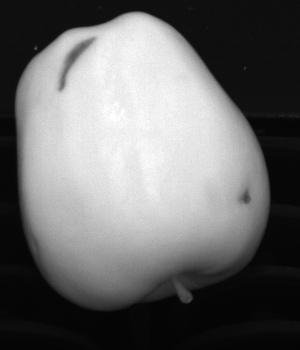
#> input picture fruit-inspection-images/first task/C0_000001.png, 300 x 350 px
$ python -i cv_functions.py   (imports and definitions only)
#> lines starting #> are read from the running program, lines starting #| are printed output that depends on the picture; after the words box and inside, x2 and y2 are one past the last pixel; in counts of white or black regions, pixels touching at a corner belong together

import cv2
import numpy as np
from scipy.spatial.distance import mahalanobis, euclidean
import matplotlib.pyplot as plt


#Function used to plot the gray scale level of the input images
# [30 lines left out: functions plot_hists, show_fruit, not called in this run]

#This function threshold the given images and return a list of binary masks (one for each input images)
def thresholding(img, th=-1, filter_val = None):
    """
    USAGE
    input_imgs: list of input images
    th: threshold value, pass an integer>=0 to use the binary thresholding with th as threshold value,
        pass -1 to use asaptive thresholding,
        pass -2 to use Otsu's algorithm
    filter_val: pass an integer to appy a bilateral filter with this size for the neighborhood
    """
    thresholded_imgs = np.zeros_like(img)
    if filter_val is not None:
        img = cv2.bilateralFilter(img, filter_val,80,80).astype(np.uint8)
    if th == -1:
        thresholded_imgs = cv2.adaptiveThreshold(img, 1, cv2.ADAPTIVE_THRESH_MEAN_C, cv2.THRESH_BINARY, 11, 8)
    elif th == -2:
        _, m =  cv2.threshold(img, th, 1, cv2.THRESH_BINARY + cv2.THRESH_OTSU)
        thresholded_imgs = m
    else:
        _, m =  cv2.threshold(img, th, 1, cv2.THRESH_BINARY)
        thresholded_imgs = m

    return thresholded_imgs

#Apply the flood fill algorith and return a binary mask containing all the identified holes
# [6 lines left out: function apply_flood_fil, not called in this run]

#Using a bit-wise or, this function
# merges the mask identified by the flood fill algorithm with the one identified by the thresholding
def get_complete_shape(shapes, thresholded_imgs):
    return [t_img | shapes[i] for i, t_img in enumerate(thresholded_imgs)]

#using a binary mask cut a nir or a colored image from the background simply doing a multiplication
#between the mask and the image
def cut_background(img, binary_mask, flag='nir'):
    if flag=='nir': return img * binary_mask
    elif flag=='rgb': return img * np.repeat(binary_mask[:,:,np.newaxis],3,axis=2)


# [134 lines left out: functions get_new_color_space, get_mean_cov, isolate_defect, get_defects, get_russet_mask, get_edges and 2 more, not called in this run]

>>> import cv2
>>> picture = cv2.imread('fruit-inspection-images/first task/C0_000001.png', cv2.IMREAD_GRAYSCALE)
#> picture is the input picture: shape (350, 300); min 3, max 255, mean 106.4
>>> result = thresholding(picture)
#> in thresholding, `thresholded_imgs = cv2.adaptiveThreshold(img, 1, cv2.ADAPTIVE_THRESH_M..`:
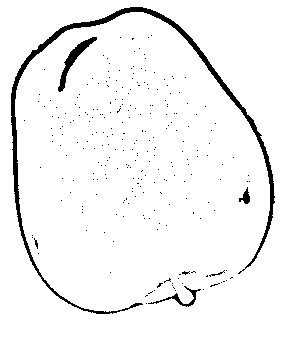
#> thresholded_imgs: shape (350, 300); values 0 (black) and 1 (white), 95.9% white; 255 black regions (249 under 20 px), largest, box (x1, y1, x2, y2) and area: (11, 7, 275, 314) 3201, (58, 37, 97, 92) 436, (148, 286, 201, 307) 187, (239, 187, 250, 204) 91, (209, 270, 225, 277) 25, (34, 238, 38, 249) 20

$ run again, on fruit-inspection-images/first task/C0_000002.png
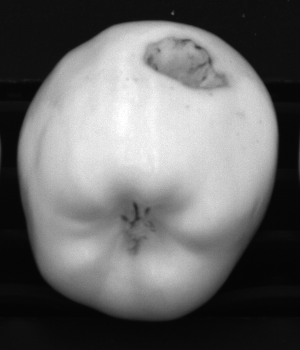
#> input picture fruit-inspection-images/first task/C0_000002.png, 300 x 350 px
#> picture is the input picture: shape (350, 300); min 4, max 255, mean 105
#> in thresholding, `thresholded_imgs = cv2.adaptiveThreshold(img, 1, cv2.ADAPTIVE_THRESH_M..`:
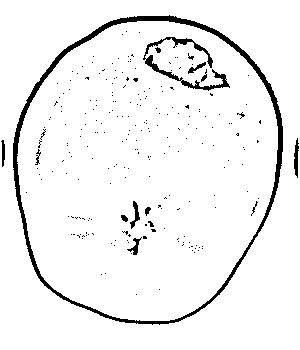
#> thresholded_imgs: shape (350, 300); values 0 (black) and 1 (white), 94.6% white; 234 black regions (220 under 20 px), largest, box (x1, y1, x2, y2) and area: (13, 15, 283, 325) 3777, (143, 37, 230, 91) 785, (294, 138, 299, 178) 125

$ run again, on fruit-inspection-images/first task/C0_000003.png
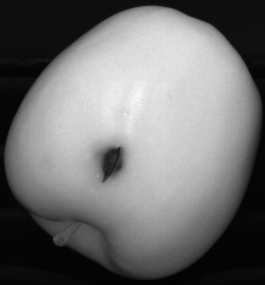
#> input picture fruit-inspection-images/first task/C0_000003.png, 265 x 285 px
#> picture is the input picture: shape (285, 265); min 2, max 255, mean 113.4
#> in thresholding, `thresholded_imgs = cv2.adaptiveThreshold(img, 1, cv2.ADAPTIVE_THRESH_M..`:
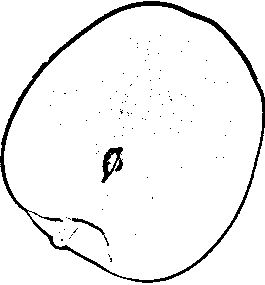
#> thresholded_imgs: shape (285, 265); values 0 (black) and 1 (white), 95% white; 94 black regions (91 under 20 px), largest, box (x1, y1, x2, y2) and area: (0, 1, 265, 283) 3135, (101, 147, 123, 183) 358, (72, 218, 109, 246) 128
